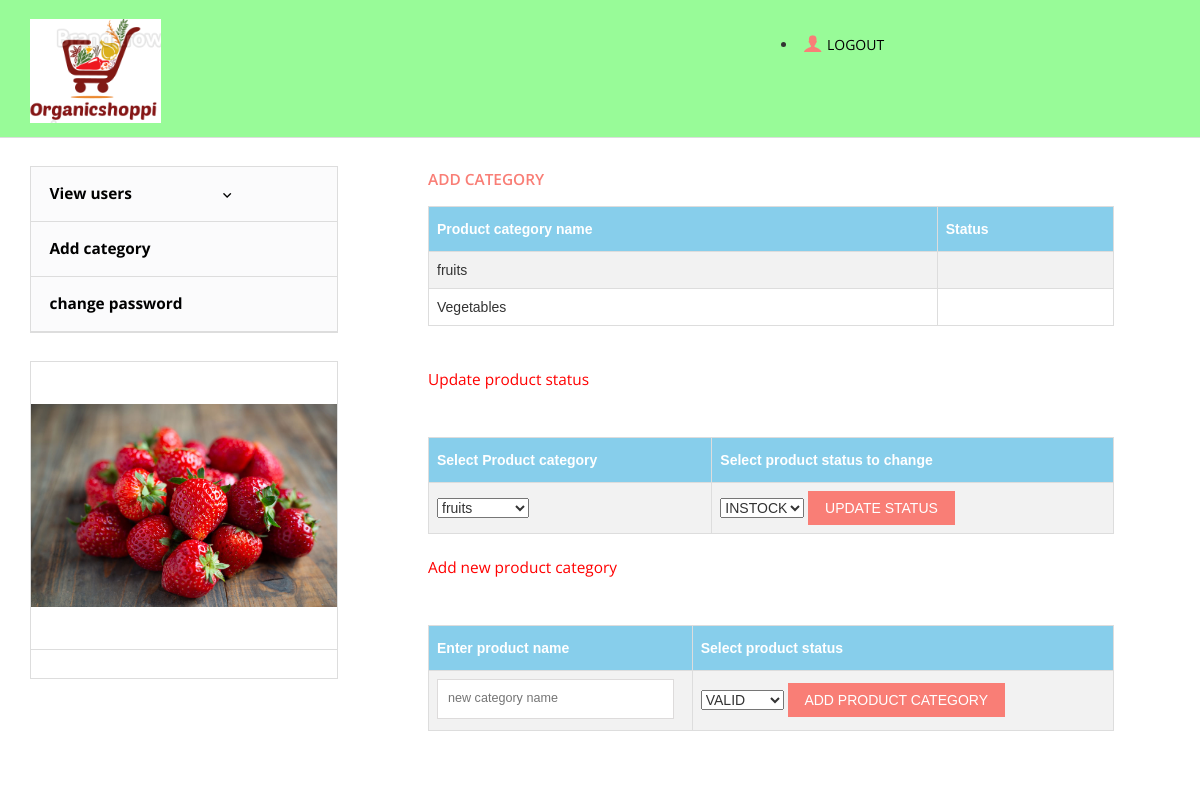
Page /pro.php (signed in) on the committed database.
### tables this page shows
CREATE TABLE `tbl_product_category` (
  `product_category_id` int(11) NOT NULL,
  `prod_category_name` varchar(20) NOT NULL
);

### pro.php (the view, shortened to what this page needs)
<?php
if(isset($_SESSION['alogin'])){
?>
<?php
$con=mysqli_connect("localhost","root","","organic_shop_db")or die ("Couldnt connect");
$disp="SELECT  *from tbl_product_category ORDER BY prod_category_name ASC";
$disp_result=mysqli_query($con,$disp);
?>
<!DOCTYPE html>
<html>
<head>
<link href="css/bootstrap.css" rel="stylesheet" type="text/css" media="all" />
<link href="css/style.css" rel="stylesheet" type="text/css" media="all" />
</head>
<body>
	<div class="header">
		<div class="bottom-header" style="background-color:palegreen;">
			<div class="container">
				<div class="header-bottom-left">
					<div class="logo">
						<a href="index.html"><img src="images/logo.png" alt=" " /></a>
					</div>
					<div class="clearfix"> </div>
				</div>
				<div class="header-bottom-right">
						<div class="account"><a href="index.htmln> </span> logout</a></div>
							<ul class="login">
								<li><a href="logout.php"><span> </span>LOGOUT</a></li>
				</div>
				<div class="clearfix"> </div>
			</div>
		</div>
	</div>
	<div class="container">
      	   <div class="account_grid">
			   <div class=" login-right">
			  	<h3>ADD CATEGORY</h3>
<table  id="designs">
<tr>
<th>Product category name</th>
<th> Status </th>
 </tr>
<?php
 while($array=mysqli_fetch_array($disp_result))
	{
 ?>
<tr>
<td>
<?php
echo $array[1];
?></td>
<td><?php echo $array[2];?></td>
</tr>
<?php } ?>
</table>
<p style="color:red">Update product status</p>
		<table id="designs">
		<tr>
		<th> Select Product category </th>
		<th>Select product status to change</th>
		</tr>
		<tr>
		<form action="addcat.php" method="POST" name="add_prod_cat_s" id="add_prod_cat_s">
						<td>
						<?php
						$get=mysqli_query($con,"SELECT * FROM tbl_product_category  ORDER BY prod_category_name ASC");
							$option = '';
							 while($row = mysqli_fetch_assoc($get))
							{
							  $option .= '<option value = "'.$row['product_category_id'].'">'.$row['prod_category_name'].'</option>';
							}
						?>
						<select name="prod_cat" id="prod_cat">
						<?php echo $option; ?>
						</select>
						</td>
					<td>
					<select name="statusp" id="statusp">
					<option value="VALID">INSTOCK</option>
					</select>
					<input type="submit" name="uprod_cat_s" id="uprod_cat_s" value="Update status">
					</form>
		</tr>
		</table>
<p style="color:red">Add new product category</p>
		<table id="designs">
		<tr>
		<th>Enter product name</th>
		<th>Select product status</th>
		</tr>
		<tr>
		<form action="addcat.php" method="POST" name="add_new_prod_cat" id="add_new_prod_cat">
						<td>
			<input type="text" name="prod_new_cat_name" id="prod_new_cat_name" onblur="checkNewProdCat()" placeholder="new category name" value="" required>
					<span id="nerrorname" class="errmessage">    </span>
						</td>
					<td>
					<select name="statuspn" id="statuspn">
					<option value="VALID">VALID</option>
					</select>
					<input type="submit" name="newprod_cat_s" id="newprod_cat_s" value="Add product category">
					</form>
		</table>
			   </div>
			 </div>
			 <div class="sub-cate">
				<div class=" top-nav rsidebar span_1_of_left">
		 <ul class="menu">
		<ul class="menu">
		<li class="item2"><a href="view_users.php">View users<img class="arrow-img " src="images/arrow1.png" alt=""/></a>
		</li>
				<li>
			<ul class="kid-menu">
				<li><a href="addcat.php">Add category</a></li>
				<li ><a href="admin_update.php">change password</a></li>
					</div>
					<div class=" chain-grid menu-chain">
	   		     		<a href="single.html"><img class="img-responsive chain" src="images/a.jpg" alt=" " /></a>
	   		     		<div class="grid-chain-bottom chain-watch">
<?php
}
else
{
	header('Location:login.php');
}
?>

### css/style.css (style rules this page uses)
body { background: #fff; font-family: 'Open Sans', sans-serif; }
body a { transition: 0.5s all; -webkit-transition: 0.5s all; -o-transition: 0.5s all; -ms-transition: 0.5s all; -moz-transition: 0.5s all; }
.bottom-header { border-bottom: 1px solid #ddd; padding: 0.7em 0 1em; }
.header-bottom-left { float: left; width: 55%; }
.logo { float:left; width: 27%; margin-top:9px; }
.header-bottom-right { float: right; width: 37%; text-align: center; padding-top:1.7em; }
.account,.cart { float:left; width:40%; }
.account a span { background: url(../images/img-sprite.png)-117px -30px; width: 26px; height: 26px; display: inline-block; vertical-align: middle; }
.account a,.cart a ,ul.login li a { text-decoration:none; font-size: 1em; color: #000; }
ul.kid-menu { display: block !important; }
.menu { width: auto; height: auto; padding: 0; list-style: none; margin: 0; background: #FBFBFC; }
ul { padding: 0; list-style: none; }
.menu > li > a { width: 100%; line-height: 3.5em; text-indent: 1.2em; display: block; position: relative; color: #000; font-size: 1.1em; text-decoration:none; border-bottom: 1px solid #ddd; font-weight:700; }
.menu ul li a { width: 100%; display: block; position: relative; font-size:1.1em; font-weight: 400; color: #000; text-decoration:none; border-bottom: 1px solid #ddd; font-weight:700; line-height: 3.5em; text-indent: 1.2em; }
.menu ul.kid-menu li a { border-bottom: none; }
ul.kid-menu { padding: 0; margin: 0; }
ul.kid-menu li { list-style: none; border-bottom: 1px solid #ddd; }
.arrow-img { padding: 0em 0em 0 6.5em; }
.sub-cate,.slide-grid { float: left; }
.top-nav { border: 1px solid #ddd; }
.sub-cate { width: 27%; margin: 2em 2em 0 0; }
.grid-chain-bottom { border-top: 1px solid #ddd; }
.chain-grid { border: 1px solid #ddd; position: relative; width: 30.7%; margin: 0 3% 0 0; padding:0; }
.menu-chain { width:100%; margin: 2em 0; }
.chain { margin: 0 auto; padding: 3em 0; }
.chain-watch { padding: 1em ; }
.women-product,.account_grid,.register,.single_top,.main { width: 70%; float: right; }
.login-left h3, .login-right h3 { color: #F97E76; font-size: 1.1em; text-transform: uppercase; font-weight: 600; padding-bottom: 0.5em; }
.login-left p, .login-right p { color: #555; display: block; font-size: 1.1em; margin: 0 0 1.5em 0; line-height: 1.8em; width: 95%; }
.login-right form { padding: 1em 0; }
.login-right span { color: #555; font-size:0.9em; padding-bottom: 0.2em; display: block; text-transform: uppercase; }
.login-right input[type="text"] { border: 1px solid #DDDBDB; outline-color:#fb4d01; width: 96%; font-size:0.9em; padding:10px; }
.login-right input[type="submit"] { background:#F97E76; color: #FFF; font-size: 1em; padding: 0.5em 1.2em; transition: 0.5s all; -webkit-transition: 0.5s all; -moz-transition: 0.5s all; -o-transition: 0.5s all; display: inline-block; text-transform: uppercase; border:none; outline:none; }
.account_grid { padding: 1em 4em 2em; }
@media (max-width:1280px) { .arrow-img { padding: 0em 0em 0 5.5em; } }

### pro.php (style rules this page uses)
.errmessage { color:red; }
#designs { font-family: "Trebuchet MS", Arial, Helvetica, sans-serif; border-collapse: collapse; width: 100%; }
#designs td, #designs th { border: 1px solid #ddd; padding: 8px; }
#designs tr:nth-child(even) { background-color: #f2f2f2; }
#designs th { padding-top: 12px; padding-bottom: 12px; text-align: left; background-color: skyblue; color: white; }

### rows in the picture
tbl_product_category: prod_category_name "fruits"
tbl_product_category: prod_category_name "Vegetables"

### other values in the picture
form field prod_cat "fruits"
